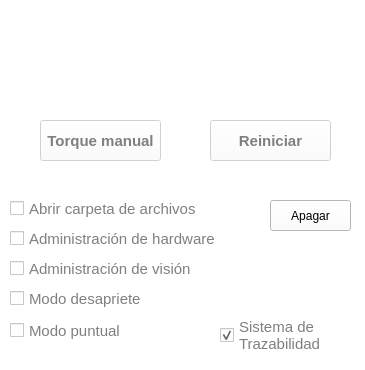
<?xml version="1.0" encoding="UTF-8"?>
<ui version="4.0">
 <class>admin</class>
 <widget class="QWidget" name="admin">
  <property name="geometry">
   <rect>
    <x>0</x>
    <y>0</y>
    <width>365</width>
    <height>370</height>
   </rect>
  </property>
  <property name="sizePolicy">
   <sizepolicy hsizetype="Fixed" vsizetype="Fixed">
    <horstretch>0</horstretch>
    <verstretch>0</verstretch>
   </sizepolicy>
  </property>
  <property name="minimumSize">
   <size>
    <width>365</width>
    <height>370</height>
   </size>
  </property>
  <property name="maximumSize">
   <size>
    <width>365</width>
    <height>370</height>
   </size>
  </property>
  <property name="palette">
   <palette>
    <active>
     <colorrole role="WindowText">
      <brush brushstyle="SolidPattern">
       <color alpha="255">
        <red>0</red>
        <green>0</green>
        <blue>0</blue>
       </color>
      </brush>
     </colorrole>
     <colorrole role="Button">
      <brush brushstyle="SolidPattern">
       <color alpha="255">
        <red>255</red>
        <green>255</green>
        <blue>255</blue>
       </color>
      </brush>
     </colorrole>
     <colorrole role="Light">
      <brush brushstyle="SolidPattern">
       <color alpha="255">
        <red>255</red>
        <green>255</green>
        <blue>255</blue>
       </color>
      </brush>
     </colorrole>
     <colorrole role="Midlight">
      <brush brushstyle="SolidPattern">
       <color alpha="255">
        <red>255</red>
        <green>255</green>
        <blue>255</blue>
       </color>
      </brush>
     </colorrole>
     <colorrole role="Dark">
      <brush brushstyle="SolidPattern">
       <color alpha="255">
        <red>127</red>
        <green>127</green>
        <blue>127</blue>
       </color>
      </brush>
     </colorrole>
     <colorrole role="Mid">
      <brush brushstyle="SolidPattern">
       <color alpha="255">
        <red>170</red>
        <green>170</green>
        <blue>170</blue>
       </color>
      </brush>
     </colorrole>
     <colorrole role="Text">
      <brush brushstyle="SolidPattern">
       <color alpha="255">
        <red>0</red>
        <green>0</green>
        <blue>0</blue>
       </color>
      </brush>
     </colorrole>
     <colorrole role="BrightText">
      <brush brushstyle="SolidPattern">
       <color alpha="255">
        <red>255</red>
        <green>255</green>
        <blue>255</blue>
       </color>
      </brush>
     </colorrole>
     <colorrole role="ButtonText">
      <brush brushstyle="SolidPattern">
       <color alpha="255">
        <red>0</red>
        <green>0</green>
        <blue>0</blue>
       </color>
      </brush>
     </colorrole>
     <colorrole role="Base">
      <brush brushstyle="SolidPattern">
       <color alpha="255">
        <red>255</red>
        <green>255</green>
        <blue>255</blue>
       </color>
      </brush>
     </colorrole>
     <colorrole role="Window">
      <brush brushstyle="SolidPattern">
       <color alpha="255">
        <red>255</red>
        <green>255</green>
        <blue>255</blue>
       </color>
      </brush>
     </colorrole>
     <colorrole role="Shadow">
      <brush brushstyle="SolidPattern">
       <color alpha="255">
        <red>0</red>
        <green>0</green>
        <blue>0</blue>
       </color>
      </brush>
     </colorrole>
     <colorrole role="AlternateBase">
      <brush brushstyle="SolidPattern">
       <color alpha="255">
        <red>255</red>
        <green>255</green>
        <blue>255</blue>
       </color>
      </brush>
     </colorrole>
     <colorrole role="ToolTipBase">
      <brush brushstyle="SolidPattern">
       <color alpha="255">
        <red>255</red>
        <green>255</green>
        <blue>220</blue>
       </color>
      </brush>
     </colorrole>
     <colorrole role="ToolTipText">
      <brush brushstyle="SolidPattern">
       <color alpha="255">
        <red>0</red>
        <green>0</green>
        <blue>0</blue>
       </color>
      </brush>
     </colorrole>
    </active>
    <inactive>
     <colorrole role="WindowText">
      <brush brushstyle="SolidPattern">
       <color alpha="255">
        <red>0</red>
        <green>0</green>
        <blue>0</blue>
       </color>
      </brush>
     </colorrole>
     <colorrole role="Button">
      <brush brushstyle="SolidPattern">
       <color alpha="255">
        <red>255</red>
        <green>255</green>
        <blue>255</blue>
       </color>
      </brush>
     </colorrole>
     <colorrole role="Light">
      <brush brushstyle="SolidPattern">
       <color alpha="255">
        <red>255</red>
        <green>255</green>
        <blue>255</blue>
       </color>
      </brush>
     </colorrole>
     <colorrole role="Midlight">
      <brush brushstyle="SolidPattern">
       <color alpha="255">
        <red>255</red>
        <green>255</green>
        <blue>255</blue>
       </color>
      </brush>
     </colorrole>
     <colorrole role="Dark">
      <brush brushstyle="SolidPattern">
       <color alpha="255">
        <red>127</red>
        <green>127</green>
        <blue>127</blue>
       </color>
      </brush>
     </colorrole>
     <colorrole role="Mid">
      <brush brushstyle="SolidPattern">
       <color alpha="255">
        <red>170</red>
        <green>170</green>
        <blue>170</blue>
       </color>
      </brush>
     </colorrole>
     <colorrole role="Text">
      <brush brushstyle="SolidPattern">
       <color alpha="255">
        <red>0</red>
        <green>0</green>
        <blue>0</blue>
       </color>
      </brush>
     </colorrole>
     <colorrole role="BrightText">
      <brush brushstyle="SolidPattern">
       <color alpha="255">
        <red>255</red>
        <green>255</green>
        <blue>255</blue>
       </color>
      </brush>
     </colorrole>
     <colorrole role="ButtonText">
      <brush brushstyle="SolidPattern">
       <color alpha="255">
        <red>0</red>
        <green>0</green>
        <blue>0</blue>
       </color>
      </brush>
     </colorrole>
     <colorrole role="Base">
      <brush brushstyle="SolidPattern">
       <color alpha="255">
        <red>255</red>
        <green>255</green>
        <blue>255</blue>
       </color>
      </brush>
     </colorrole>
     <colorrole role="Window">
      <brush brushstyle="SolidPattern">
       <color alpha="255">
        <red>255</red>
        <green>255</green>
        <blue>255</blue>
       </color>
      </brush>
     </colorrole>
     <colorrole role="Shadow">
      <brush brushstyle="SolidPattern">
       <color alpha="255">
        <red>0</red>
        <green>0</green>
        <blue>0</blue>
       </color>
      </brush>
     </colorrole>
     <colorrole role="AlternateBase">
      <brush brushstyle="SolidPattern">
       <color alpha="255">
        <red>255</red>
        <green>255</green>
        <blue>255</blue>
       </color>
      </brush>
     </colorrole>
     <colorrole role="ToolTipBase">
      <brush brushstyle="SolidPattern">
       <color alpha="255">
        <red>255</red>
        <green>255</green>
        <blue>220</blue>
       </color>
      </brush>
     </colorrole>
     <colorrole role="ToolTipText">
      <brush brushstyle="SolidPattern">
       <color alpha="255">
        <red>0</red>
        <green>0</green>
        <blue>0</blue>
       </color>
      </brush>
     </colorrole>
    </inactive>
    <disabled>
     <colorrole role="WindowText">
      <brush brushstyle="SolidPattern">
       <color alpha="255">
        <red>127</red>
        <green>127</green>
        <blue>127</blue>
       </color>
      </brush>
     </colorrole>
     <colorrole role="Button">
      <brush brushstyle="SolidPattern">
       <color alpha="255">
        <red>255</red>
        <green>255</green>
        <blue>255</blue>
       </color>
      </brush>
     </colorrole>
     <colorrole role="Light">
      <brush brushstyle="SolidPattern">
       <color alpha="255">
        <red>255</red>
        <green>255</green>
        <blue>255</blue>
       </color>
      </brush>
     </colorrole>
     <colorrole role="Midlight">
      <brush brushstyle="SolidPattern">
       <color alpha="255">
        <red>255</red>
        <green>255</green>
        <blue>255</blue>
       </color>
      </brush>
     </colorrole>
     <colorrole role="Dark">
      <brush brushstyle="SolidPattern">
       <color alpha="255">
        <red>127</red>
        <green>127</green>
        <blue>127</blue>
       </color>
      </brush>
     </colorrole>
     <colorrole role="Mid">
      <brush brushstyle="SolidPattern">
       <color alpha="255">
        <red>170</red>
        <green>170</green>
        <blue>170</blue>
       </color>
      </brush>
     </colorrole>
     <colorrole role="Text">
      <brush brushstyle="SolidPattern">
       <color alpha="255">
        <red>127</red>
        <green>127</green>
        <blue>127</blue>
       </color>
      </brush>
     </colorrole>
     <colorrole role="BrightText">
      <brush brushstyle="SolidPattern">
       <color alpha="255">
        <red>255</red>
        <green>255</green>
        <blue>255</blue>
       </color>
      </brush>
     </colorrole>
     <colorrole role="ButtonText">
      <brush brushstyle="SolidPattern">
       <color alpha="255">
        <red>127</red>
        <green>127</green>
        <blue>127</blue>
       </color>
      </brush>
     </colorrole>
     <colorrole role="Base">
      <brush brushstyle="SolidPattern">
       <color alpha="255">
        <red>255</red>
        <green>255</green>
        <blue>255</blue>
       </color>
      </brush>
     </colorrole>
     <colorrole role="Window">
      <brush brushstyle="SolidPattern">
       <color alpha="255">
        <red>255</red>
        <green>255</green>
        <blue>255</blue>
       </color>
      </brush>
     </colorrole>
     <colorrole role="Shadow">
      <brush brushstyle="SolidPattern">
       <color alpha="255">
        <red>0</red>
        <green>0</green>
        <blue>0</blue>
       </color>
      </brush>
     </colorrole>
     <colorrole role="AlternateBase">
      <brush brushstyle="SolidPattern">
       <color alpha="255">
        <red>255</red>
        <green>255</green>
        <blue>255</blue>
       </color>
      </brush>
     </colorrole>
     <colorrole role="ToolTipBase">
      <brush brushstyle="SolidPattern">
       <color alpha="255">
        <red>255</red>
        <green>255</green>
        <blue>220</blue>
       </color>
      </brush>
     </colorrole>
     <colorrole role="ToolTipText">
      <brush brushstyle="SolidPattern">
       <color alpha="255">
        <red>0</red>
        <green>0</green>
        <blue>0</blue>
       </color>
      </brush>
     </colorrole>
    </disabled>
   </palette>
  </property>
  <property name="windowTitle">
   <string>Administración</string>
  </property>
  <widget class="QCheckBox" name="checkBox_1">
   <property name="enabled">
    <bool>false</bool>
   </property>
   <property name="geometry">
    <rect>
     <x>10</x>
     <y>200</y>
     <width>211</width>
     <height>17</height>
    </rect>
   </property>
   <property name="font">
    <font>
     <pointsize>11</pointsize>
    </font>
   </property>
   <property name="text">
    <string>Abrir carpeta de archivos</string>
   </property>
  </widget>
  <widget class="QCheckBox" name="checkBox_2">
   <property name="enabled">
    <bool>false</bool>
   </property>
   <property name="geometry">
    <rect>
     <x>10</x>
     <y>230</y>
     <width>211</width>
     <height>17</height>
    </rect>
   </property>
   <property name="font">
    <font>
     <pointsize>11</pointsize>
    </font>
   </property>
   <property name="text">
    <string>Administración de hardware</string>
   </property>
  </widget>
  <widget class="QLabel" name="lbl_desoutter">
   <property name="geometry">
    <rect>
     <x>60</x>
     <y>10</y>
     <width>91</width>
     <height>111</height>
    </rect>
   </property>
   <property name="text">
    <string/>
   </property>
   <property name="pixmap">
    <pixmap resource="resources.qrc">:/images/images/desoutter.jpg</pixmap>
   </property>
   <property name="scaledContents">
    <bool>true</bool>
   </property>
  </widget>
  <widget class="QPushButton" name="btn_torque">
   <property name="enabled">
    <bool>false</bool>
   </property>
   <property name="geometry">
    <rect>
     <x>40</x>
     <y>120</y>
     <width>121</width>
     <height>41</height>
    </rect>
   </property>
   <property name="font">
    <font>
     <pointsize>11</pointsize>
     <weight>75</weight>
     <bold>true</bold>
    </font>
   </property>
   <property name="text">
    <string>Torque manual</string>
   </property>
  </widget>
  <widget class="QPushButton" name="btn_reset">
   <property name="enabled">
    <bool>false</bool>
   </property>
   <property name="geometry">
    <rect>
     <x>210</x>
     <y>120</y>
     <width>121</width>
     <height>41</height>
    </rect>
   </property>
   <property name="font">
    <font>
     <pointsize>11</pointsize>
     <weight>75</weight>
     <bold>true</bold>
    </font>
   </property>
   <property name="text">
    <string>Reiniciar</string>
   </property>
  </widget>
  <widget class="QCheckBox" name="checkBox_3">
   <property name="enabled">
    <bool>false</bool>
   </property>
   <property name="geometry">
    <rect>
     <x>10</x>
     <y>260</y>
     <width>211</width>
     <height>17</height>
    </rect>
   </property>
   <property name="font">
    <font>
     <pointsize>11</pointsize>
    </font>
   </property>
   <property name="text">
    <string>Administración de visión</string>
   </property>
  </widget>
  <widget class="QCheckBox" name="checkBox_4">
   <property name="enabled">
    <bool>false</bool>
   </property>
   <property name="geometry">
    <rect>
     <x>10</x>
     <y>290</y>
     <width>211</width>
     <height>17</height>
    </rect>
   </property>
   <property name="font">
    <font>
     <pointsize>11</pointsize>
    </font>
   </property>
   <property name="text">
    <string>Modo desapriete</string>
   </property>
  </widget>
  <widget class="QLabel" name="label">
   <property name="geometry">
    <rect>
     <x>230</x>
     <y>20</y>
     <width>91</width>
     <height>91</height>
    </rect>
   </property>
   <property name="text">
    <string/>
   </property>
   <property name="pixmap">
    <pixmap resource="resources.qrc">:/images/images/reset.jpg</pixmap>
   </property>
   <property name="scaledContents">
    <bool>true</bool>
   </property>
  </widget>
  <widget class="QPushButton" name="btn_off">
   <property name="geometry">
    <rect>
     <x>270</x>
     <y>200</y>
     <width>81</width>
     <height>31</height>
    </rect>
   </property>
   <property name="text">
    <string>Apagar</string>
   </property>
  </widget>
  <widget class="QCheckBox" name="checkBox_5">
   <property name="enabled">
    <bool>false</bool>
   </property>
   <property name="geometry">
    <rect>
     <x>10</x>
     <y>320</y>
     <width>211</width>
     <height>21</height>
    </rect>
   </property>
   <property name="font">
    <font>
     <pointsize>11</pointsize>
    </font>
   </property>
   <property name="text">
    <string>Modo puntual</string>
   </property>
  </widget>
  <widget class="QCheckBox" name="checkBox_6">
   <property name="enabled">
    <bool>false</bool>
   </property>
   <property name="geometry">
    <rect>
     <x>220</x>
     <y>320</y>
     <width>211</width>
     <height>31</height>
    </rect>
   </property>
   <property name="font">
    <font>
     <pointsize>11</pointsize>
    </font>
   </property>
   <property name="text">
    <string>Sistema de
Trazabilidad</string>
   </property>
   <property name="checked">
    <bool>true</bool>
   </property>
  </widget>
 </widget>
 <resources>
  <include location="resources.qrc"/>
 </resources>
 <connections/>
</ui>
